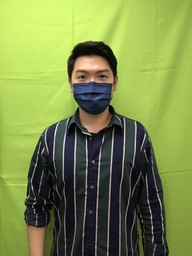
#> input picture stanCode_Projects/my_photoshop/image_contest/me.jpg, 192 x 256 px, shrunk from 1108 x 1478 before the run
$ python best_photoshop_award.py
#> lines starting #> are read from the running program, lines starting #| are printed output that depends on the picture
### stanCode_Projects/my_photoshop/simpleimage.py
#!/usr/bin/env python3

"""
Stanford CS106AP SimpleImage

Written by Nick Parlante, Sonja Johnson-Yu, and Nick Bowman.
 -7/2019  version, has file reading, pix, foreach, hidden get/setpix

SimpleImage Features:
Create image:
  image = SimpleImage.blank(400, 200)   # create new image of size
  image = SimpleImage('foo.jpg')        # create from file

Access size
  image.width, image.height

Get pix at x,y
  pix = image.get_pix(x, y)
  # pix is RGB tuple like (100, 200, 0)

Set pix at x,y
  image.set_pix(x, y, pix)   # set data by tuple also

Get Pixel object at x,y
  pixel = image.get_pixel(x, y)
  pixel.red = 0
  pixel.blue = 255

Show image on screen
  image.show()

The main() function below demonstrates the above functions as a test.
"""

import sys
# If the following line fails, "Pillow" needs to be installed
from PIL import Image


def clamp(num):
    """
    Return a "clamped" version of the given num,
    converted to be an int limited to the range 0..255 for 1 byte.
    """
    num = int(num)
    if num < 0:
        return 0
    if num >= 256:
        return 255
    return num


class Pixel(object):
    """
    A pixel at an x,y in a SimpleImage.
    Supports set/get .red .green .blue
    and get .x .y
    """
    def __init__(self, image, x, y):
        self.image = image
        self._x = x
        self._y = y

    def __str__(self):
        return 'r:' + str(self.red) + ' g:' + str(self.green) + ' b:' + str(self.blue)

    # Pillow image stores each pixel color as a (red, green, blue) tuple.
    # So the functions below have to unpack/repack the tuple to change anything.

    @property
    def red(self):
        return self.image.px[self._x, self._y][0]

    @red.setter
    def red(self, value):
        rgb = self.image.px[self._x, self._y]
        self.image.px[self._x, self._y] = (clamp(value), rgb[1], rgb[2])

    @property
    def green(self):
        return self.image.px[self._x, self._y][1]

    @green.setter
    def green(self, value):
        rgb = self.image.px[self._x, self._y]
        self.image.px[self._x, self._y] = (rgb[0], clamp(value), rgb[2])

    @property
    def blue(self):
        return self.image.px[self._x, self._y][2]

    @blue.setter
    def blue(self, value):
        rgb = self.image.px[self._x, self._y]
        self.image.px[self._x, self._y] = (rgb[0], rgb[1], clamp(value))

    @property
    def x(self):
        return self._x

    @property
    def y(self):
        return self._y


# color tuples for background color names 'red' 'white' etc.
BACK_COLORS = {
    'white': (255, 255, 255),
    'black': (0, 0, 0),
    'red': (255, 0, 0),
    'green': (0, 255, 0),
    'blue': (0, 0, 255),
}


class SimpleImage(object):
    def __init__(self, filename, width=0, height=0, back_color=None):
        """
        Create a new image. This case works: SimpleImage('foo.jpg')
        To create a blank image use SimpleImage.blank(500, 300)
        The other parameters here are for internal/experimental use.
        """
        # Create pil_image either from file, or making blank
        if filename:
            self.pil_image = Image.open(filename).convert("RGB")
            if self.pil_image.mode != 'RGB':
                raise Exception('Image file is not RGB')
            self._filename = filename  # hold onto
        else:
            if not back_color:
                back_color = 'white'
            color_tuple = BACK_COLORS[back_color]
            if width == 0 or height == 0:
                raise Exception('Creating blank image requires width/height but got {} {}'
                                .format(width, height))
            self.pil_image = Image.new('RGB', (width, height), color_tuple)
        self.px = self.pil_image.load()
        size = self.pil_image.size
        self._width = size[0]
        self._height = size[1]
        self.curr_x = 0
        self.curr_y = 0

    def __iter__(self):
        return self

    # [26 lines left out: functions __next__, increment_curr_counters, blank, file, not called in this run]

    @property
    def width(self):
        """Width of image in pixels."""
        return self._width

    @property
    def height(self):
        """Height of image in pixels."""
        return self._height

    def get_pixel(self, x, y):
        """
        Returns a Pixel at the given x,y, suitable for getting/setting
        .red .green .blue values.
        """
        if x < 0 or x >= self._width or y < 0 or y >= self.height:
            e = Exception('get_pixel bad coordinate x %d y %d (vs. image width %d height %d)' %
                          (x, y, self._width, self.height))
            raise e
        return Pixel(self, x, y)

    # [14 lines left out: functions set_pixel, set_rgb, not called in this run]

    def _get_pix_(self, x, y):
        """Get pix RGB tuple (200, 100, 50) for the given x,y."""
        return self.px[x, y]

    def _set_pix_(self, x, y, pix):
        """Set the given pix RGB tuple into the image at the given x,y."""
        self.px[x, y] = pix

    def show(self):
        """Displays the image using an external utility."""
        self.pil_image.show()

    def make_as_big_as(self, image):
        """Resizes image to the shape of the given image"""
        self.pil_image = self.pil_image.resize((image.width, image.height))
        self.px = self.pil_image.load()
        size = self.pil_image.size
        self._width = size[0]
        self._height = size[1]


# [30 lines left out: function main, not called in this run]


# [2 lines that do not run on import are left out]

### stanCode_Projects/my_photoshop/best_photoshop_award.py
"""
File: best_photoshop_award.py
Name: Cage
----------------------------------
This file creates a photoshopped image
that is going to compete for the Best
Photoshop Award for SC001.
Please put all the images you will use in the image_contest folder
and make sure to choose the right folder when loading your images.
"""
from simpleimage import SimpleImage

THRESHOLD = 1.25
BLACK_PIXEL = 120


def combine(background_img, figure_img):
    """
    :param background_img: (SimpleImage) the original image that will replace the green screen
    :param figure_img: (SimpleImage) the original image with green screen
    :return: the updated image with green screen replaced as the background space ship
    """
    background_img.make_as_big_as(figure_img)
    for x in range(figure_img.width):
        for y in range(figure_img.height):
            figure_p = figure_img.get_pixel(x, y)
            avg = (figure_p.red + figure_p.green + figure_p.blue) // 3
            total = figure_p.red + figure_p.green + figure_p.blue
            if figure_p.green > avg * THRESHOLD and total > BLACK_PIXEL:
                bg_p = background_img.get_pixel(x, y)
                figure_p.red = bg_p.red
                figure_p.green = bg_p.green
                figure_p.blue = bg_p.blue
    return figure_img


def main():
    """
    TODO:
    Because of the pandemic, we can not travel.
    I photoshop myself to the Amsterdam!
    """
    me = SimpleImage("image_contest/me.jpg")
#> in __init__, self.pil_image is the input picture: PIL image 192x256 RGB; mean R, G, B 124.6, 141.1, 74.9
    background = SimpleImage("image_contest/amsterdam.jpg")
#> call 2 of __init__, with filename = 'image_contest/amsterdam.jpg', width = 0, height = 0
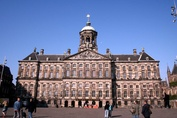
#> input picture stanCode_Projects/my_photoshop/image_contest/amsterdam.jpg, 177 x 118 px, shrunk from 1024 x 683 before the run
#> in __init__, self.pil_image is the input picture: PIL image 177x118 RGB; mean R, G, B 112.2, 118.6, 151.5
    result = combine(background, me)
#> in make_as_big_as, `self.pil_image = self.pil_image.resize((image.width, image.height))`:
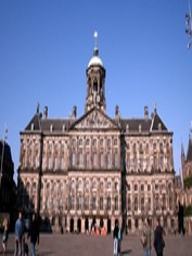
#> self.pil_image: PIL image 192x256 RGB; mean R, G, B 112.2, 118.6, 151.5
    result.show()
#> in show, `self.pil_image.show()`:
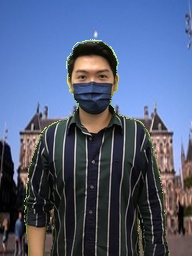
#> shown: PIL image 192x256 RGB; mean R, G, B 81.8, 94.8, 124.8


if __name__ == '__main__':
    main()
